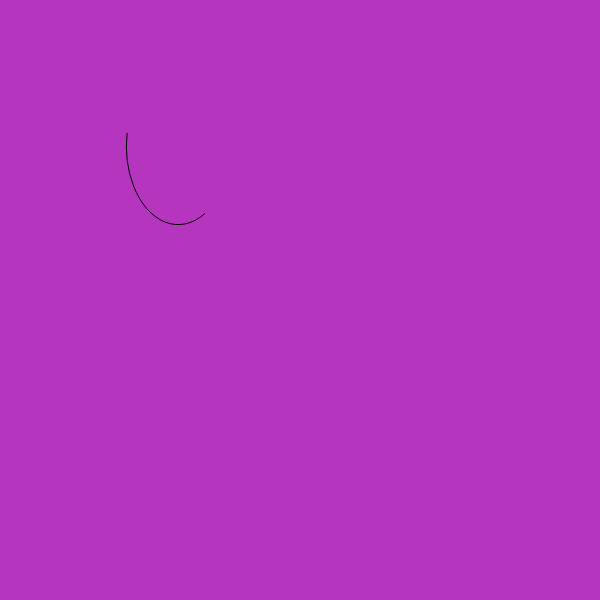
Frame 1 (no input)
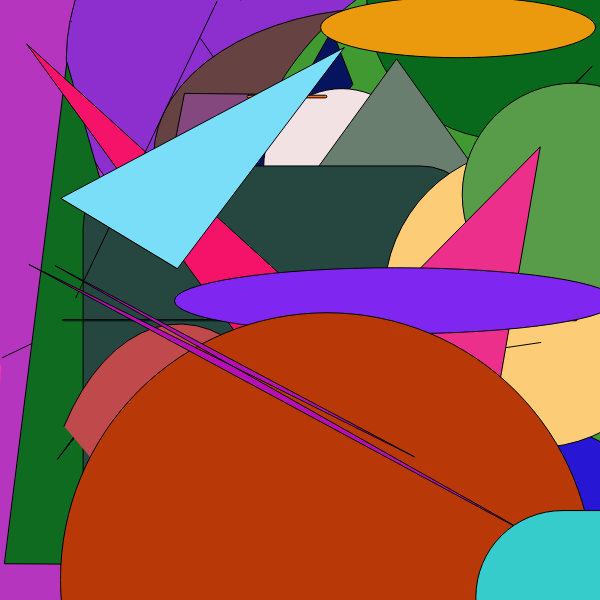
Frame 60 (no input)
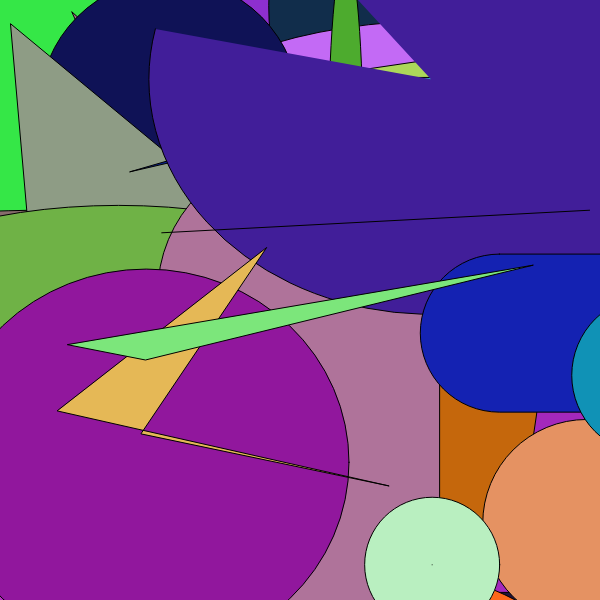
Frame 120 (the mouse pressed at the canvas centre since frame 60)

The p5.js sketch that drew these frames (run headless with seeded random() and noise() and a simulated clock; from frame 60 on, the mouse is pressed at the canvas centre):

// p5.js sketch
// ── sketch.js
function setup() {
  createCanvas(600, 600);
}
var r,g,b;

var xx, yy, aa, bb, cc, dd, ee, ff, gg, hh;

var count = 0;

var end = 180;

  function draw() {
  if(count<end){
    r = random(255);
    g = random(255);
    b = random(255);
    xx = random(255);
    yy = random(255);
    aa = random(600);
    bb = random(600);
    cc = random(600);
    dd = random(600);
    ee = random(600);
    ff = random(600);
    gg = random(600);
    hh = random(600);

    count += 1;
  }
  if(count == end ){
      fill(255);
     }

  fill(r, g, b);

  if(count == 1){
    background(r,g,b);
  }

  if(count %10 == 1){
    arc(aa, bb, cc, dd, 0+ee, HALF_PI+ff);
  }

  if(count %10 == 2){
    ellipse(aa, bb, cc, dd);
  }

  if(count %10 == 3){
    circle(aa, bb, cc);
  }

  if(count %10 == 4){
    line(aa, bb, cc, dd);
  }

  if(count %9 == 5){
    point(aa, bb);
  }

  if(count %10 == 6){
    quad(aa, bb, cc, dd, ee, ff, gg, hh);
  }
  if(count %10 == 7){
    rect(aa, bb, cc, dd, ee);
  }

  if(count %10 == 8){
    square(aa, bb, cc, dd, ee, ff, gg);
  }

  if(count %10 == 9){
    triangle(aa, bb, cc, dd, ee, ff);
  }}
